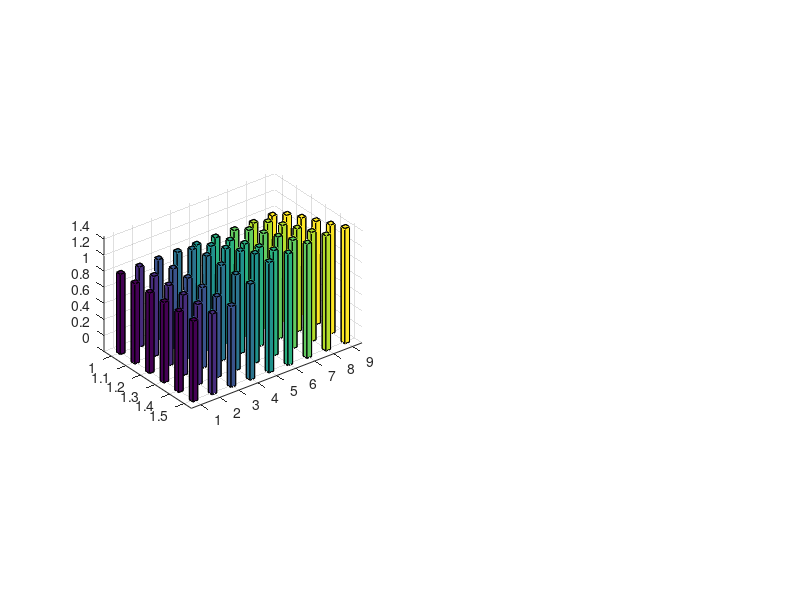

Reproduce this figure in MATLAB. (Note: this script raises an error after producing the figure.)
% Data import
load('Samp_result.mat');
load('Sagt_result.mat');

constraint_list_mp = res_mp(:,1,1);
constraint_list_mp = constraint_list_mp/constraint_list_mp(1);
mu_list_mp = permute(res_mp(:,2,:),[1 3 2]);
mu_list_mp = mu_list_mp./mu_list_mp(1,:);

constraint_list_gt = res_gt(:,1,1);
constraint_list_gt = constraint_list_gt/constraint_list_gt(1);
mu_list_gt = permute(res_gt(:,2,:),[1 3 2]);
mu_list_gt = mu_list_gt./mu_list_gt(1,:);

glc_list = [2 5 10 20 50 100 1000 10000 100000];
glc_label = {'2' '5' '10' '20' '50' '10^2' '10^3' '10^4' '10^5'};

az = -22;
el = 38;
% clrmap = jet;
minclr = [255,255,255]/255;
mdclr = [255,255,255]/255;
maxclr = [165,15,21]/255;
tmp1 = linspace(minclr(1),mdclr(1),129);
tmp1 = tmp1(1:128);
tmp1 = [tmp1 linspace(mdclr(1),maxclr(1),128)]';
tmp2 = linspace(minclr(2),mdclr(2),129);
tmp2 = tmp2(1:128);
tmp2 = [tmp2 linspace(mdclr(2),maxclr(2),128)]';
tmp3 = linspace(minclr(3),mdclr(3),129);
tmp3 = tmp3(1:128);
tmp3 = [tmp3 linspace(mdclr(3),maxclr(3),128)]';
clrmap = [tmp1 tmp2 tmp3];

[n_points, ~] = size(clrmap);

max_rel_mu_mp = max(max(mu_list_mp));
min_rel_mu_mp = min(min(mu_list_mp));

max_rel_mu_gt = max(max(mu_list_gt));
min_rel_mu_gt = min(min(mu_list_gt));

max_rel_mu = max([max_rel_mu_mp,max_rel_mu_gt]);
min_rel_mu = min([min_rel_mu_mp,min_rel_mu_gt]);
range_mu = max_rel_mu-0;

interval = range_mu/n_points;

figure();
ax1 = subplot(1,2,1);
b = bar3(constraint_list_mp,mu_list_mp,0.25);
for k = 1:length(b)
    zdata = b(k).ZData;
    b(k).CData = zdata;
    b(k).FaceColor = 'interp';
    b(k).EdgeColor = maxclr;
%     b(k).EdgeColor = [1 1 1];
    b(k).LineWidth = 0.5;
end
ylim([0.95,1.55]);
zlim([0.95,1.45]);
set(ax1,'YDir','normal');
set(ax1,'XTickLabel',glc_label);
set(ax1,'ytick',1:0.1:1.5);
set(ax1,'FontSize',10,'FontName','Helvetica');
zlabel('Change in growth rate','FontSize',12,'FontName','Helvetica');
ylabel('Change in constraint','FontSize',12,'FontName','Helvetica');
xlabel('Extracellular glucose concentration (uM)','FontSize',12,'FontName','Helvetica');
title('Modeled proteome','FontSize',14,'FontName','Helvetica');
view(az, el);
firstpoint = 1 + round((min_rel_mu_mp-min_rel_mu)/interval);
lastpoint = n_points + round((max_rel_mu_mp-max_rel_mu)/interval);
clrmap_mp = clrmap(firstpoint:lastpoint,:);
colormap(ax1,clrmap_mp);
% colorbar;

ax2 = subplot(1,2,2);
b = bar3(constraint_list_gt,mu_list_gt,0.25);
for k = 1:length(b)
    zdata = b(k).ZData;
    b(k).CData = zdata;
    b(k).FaceColor = 'interp';
    b(k).EdgeColor = maxclr;
%     b(k).EdgeColor = [1 1 1];
    b(k).LineWidth = 0.5;
end
ylim([0.95,1.55]);
zlim([0.95,1.75]);
set(ax2,'YDir','normal');
set(ax2,'XTickLabel',glc_label);
set(ax2,'ytick',1:0.1:1.5);
set(ax2,'FontSize',10,'FontName','Helvetica');
zlabel('Change in growth rate','FontSize',12,'FontName','Helvetica');
ylabel('Change in constraint','FontSize',12,'FontName','Helvetica');
xlabel('Extracellular glucose concentration (uM)','FontSize',12,'FontName','Helvetica');
title('Glucose transporter','FontSize',14,'FontName','Helvetica');
view(az, el);

firstpoint = 1 + round((min_rel_mu_gt-min_rel_mu)/interval);
lastpoint = n_points + round((max_rel_mu_gt-max_rel_mu)/interval);
clrmap_gt = clrmap(firstpoint:lastpoint,:);
colormap(ax2,clrmap_gt);
% colorbar;
